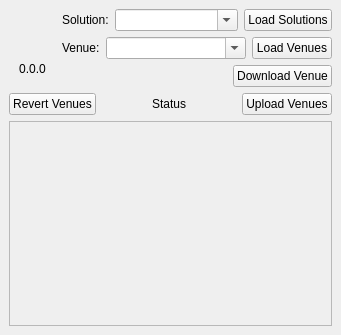
<?xml version="1.0" encoding="UTF-8"?>
<ui version="4.0">
    <class>geo_companion_dock_widget</class>
    <widget class="QDockWidget" name="geo_companion_dock_widget">
        <property name="geometry">
            <rect>
                <x>0</x>
                <y>0</y>
                <width>341</width>
                <height>335</height>
            </rect>
        </property>
        <property name="sizePolicy">
            <sizepolicy hsizetype="Expanding" vsizetype="Expanding">
                <horstretch>1</horstretch>
                <verstretch>1</verstretch>
            </sizepolicy>
        </property>
        <property name="windowTitle">
            <string>MapsIndoors Editor</string>
        </property>
        <widget class="QWidget" name="dockWidgetContents">
            <property name="enabled">
                <bool>true</bool>
            </property>
            <property name="sizePolicy">
                <sizepolicy hsizetype="Expanding" vsizetype="Expanding">
                    <horstretch>1</horstretch>
                    <verstretch>1</verstretch>
                </sizepolicy>
            </property>
            <layout class="QVBoxLayout" name="verticalLayout" stretch="0,0,0">
                <property name="sizeConstraint">
                    <enum>QLayout::SetMinimumSize</enum>
                </property>
                <item>
                    <layout class="QHBoxLayout" name="horizontalLayout_2" stretch="0,0">
                        <property name="bottomMargin">
                            <number>0</number>
                        </property>
                        <item>
                            <layout class="QVBoxLayout" name="verticalLayout_3">
                                <property name="leftMargin">
                                    <number>10</number>
                                </property>
                                <property name="rightMargin">
                                    <number>10</number>
                                </property>
                                <item>
                                    <widget class="QLabel" name="icon_label">
                                        <property name="text">
                                            <string/>
                                        </property>
                                    </widget>
                                </item>
                                <item>
                                    <widget class="QLabel" name="version_label">
                                        <property name="text">
                                            <string>0.0.0</string>
                                        </property>
                                        <property name="alignment">
                                            <set>Qt::AlignCenter</set>
                                        </property>
                                    </widget>
                                </item>
                            </layout>
                        </item>
                        <item>
                            <layout class="QVBoxLayout" name="verticalLayout_2">
                                <item>
                                    <layout class="QHBoxLayout" name="horizontalLayout_4">
                                        <item>
                                            <widget class="QLabel" name="label">
                                                <property name="sizePolicy">
                                                    <sizepolicy hsizetype="Maximum" vsizetype="Preferred">
                                                        <horstretch>0</horstretch>
                                                        <verstretch>0</verstretch>
                                                    </sizepolicy>
                                                </property>
                                                <property name="text">
                                                    <string>Solution:</string>
                                                </property>
                                            </widget>
                                        </item>
                                        <item>
                                            <widget class="QComboBox" name="solution_combo_box">
                                                <property name="sizePolicy">
                                                    <sizepolicy hsizetype="MinimumExpanding" vsizetype="Fixed">
                                                        <horstretch>0</horstretch>
                                                        <verstretch>0</verstretch>
                                                    </sizepolicy>
                                                </property>
                                                <property name="editable">
                                                    <bool>true</bool>
                                                </property>
                                            </widget>
                                        </item>
                                        <item>
                                            <widget class="QPushButton" name="solution_reload_button">
                                                <property name="sizePolicy">
                                                    <sizepolicy hsizetype="Maximum" vsizetype="Fixed">
                                                        <horstretch>0</horstretch>
                                                        <verstretch>0</verstretch>
                                                    </sizepolicy>
                                                </property>
                                                <property name="text">
                                                    <string>Load Solutions</string>
                                                </property>
                                            </widget>
                                        </item>
                                    </layout>
                                </item>
                                <item>
                                    <layout class="QHBoxLayout" name="horizontalLayout_5">
                                        <item>
                                            <widget class="QLabel" name="label_2">
                                                <property name="sizePolicy">
                                                    <sizepolicy hsizetype="Maximum" vsizetype="Preferred">
                                                        <horstretch>0</horstretch>
                                                        <verstretch>0</verstretch>
                                                    </sizepolicy>
                                                </property>
                                                <property name="text">
                                                    <string>Venue:</string>
                                                </property>
                                            </widget>
                                        </item>
                                        <item>
                                            <widget class="QComboBox" name="venue_combo_box">
                                                <property name="sizePolicy">
                                                    <sizepolicy hsizetype="MinimumExpanding" vsizetype="Fixed">
                                                        <horstretch>0</horstretch>
                                                        <verstretch>0</verstretch>
                                                    </sizepolicy>
                                                </property>
                                                <property name="editable">
                                                    <bool>true</bool>
                                                </property>
                                            </widget>
                                        </item>
                                        <item>
                                            <widget class="QPushButton" name="venue_reload_button">
                                                <property name="sizePolicy">
                                                    <sizepolicy hsizetype="Maximum" vsizetype="Fixed">
                                                        <horstretch>0</horstretch>
                                                        <verstretch>0</verstretch>
                                                    </sizepolicy>
                                                </property>
                                                <property name="text">
                                                    <string>Load Venues</string>
                                                </property>
                                            </widget>
                                        </item>
                                    </layout>
                                </item>
                                <item>
                                    <layout class="QHBoxLayout" name="horizontalLayout_3">
                                        <item>
                                            <spacer name="horizontalSpacer_3">
                                                <property name="orientation">
                                                    <enum>Qt::Horizontal</enum>
                                                </property>
                                                <property name="sizeHint" stdset="0">
                                                    <size>
                                                        <width>40</width>
                                                        <height>20</height>
                                                    </size>
                                                </property>
                                            </spacer>
                                        </item>
                                        <item>
                                            <widget class="QPushButton" name="sync_button">
                                                <property name="sizePolicy">
                                                    <sizepolicy hsizetype="Maximum" vsizetype="Fixed">
                                                        <horstretch>0</horstretch>
                                                        <verstretch>0</verstretch>
                                                    </sizepolicy>
                                                </property>
                                                <property name="text">
                                                    <string>Download Venue</string>
                                                </property>
                                            </widget>
                                        </item>
                                    </layout>
                                </item>
                            </layout>
                        </item>
                    </layout>
                </item>
                <item>
                    <layout class="QHBoxLayout" name="horizontalLayout">
                        <item>
                            <widget class="QPushButton" name="revert_button">
                                <property name="sizePolicy">
                                    <sizepolicy hsizetype="Maximum" vsizetype="Fixed">
                                        <horstretch>0</horstretch>
                                        <verstretch>0</verstretch>
                                    </sizepolicy>
                                </property>
                                <property name="text">
                                    <string>Revert Venues</string>
                                </property>
                            </widget>
                        </item>
                        <item>
                            <widget class="QLabel" name="changes_label">
                                <property name="sizePolicy">
                                    <sizepolicy hsizetype="MinimumExpanding" vsizetype="Maximum">
                                        <horstretch>0</horstretch>
                                        <verstretch>0</verstretch>
                                    </sizepolicy>
                                </property>
                                <property name="text">
                                    <string>Status</string>
                                </property>
                                <property name="alignment">
                                    <set>Qt::AlignCenter</set>
                                </property>
                            </widget>
                        </item>
                        <item>
                            <widget class="QPushButton" name="upload_button">
                                <property name="sizePolicy">
                                    <sizepolicy hsizetype="Maximum" vsizetype="Fixed">
                                        <horstretch>0</horstretch>
                                        <verstretch>0</verstretch>
                                    </sizepolicy>
                                </property>
                                <property name="text">
                                    <string>Upload Venues</string>
                                </property>
                            </widget>
                        </item>
                    </layout>
                </item>
                <item>
                    <widget class="QScrollArea" name="scrollArea">
                        <property name="sizePolicy">
                            <sizepolicy hsizetype="Minimum" vsizetype="MinimumExpanding">
                                <horstretch>0</horstretch>
                                <verstretch>0</verstretch>
                            </sizepolicy>
                        </property>
                        <property name="frameShape">
                            <enum>QFrame::StyledPanel</enum>
                        </property>
                        <property name="frameShadow">
                            <enum>QFrame::Sunken</enum>
                        </property>
                        <property name="sizeAdjustPolicy">
                            <enum>QAbstractScrollArea::AdjustIgnored</enum>
                        </property>
                        <property name="widgetResizable">
                            <bool>true</bool>
                        </property>
                        <property name="alignment">
                            <set>Qt::AlignLeading|Qt::AlignLeft|Qt::AlignTop</set>
                        </property>
                        <widget class="QWidget" name="layoutWidget">
                            <property name="geometry">
                                <rect>
                                    <x>0</x>
                                    <y>0</y>
                                    <width>16</width>
                                    <height>16</height>
                                </rect>
                            </property>
                            <property name="sizePolicy">
                                <sizepolicy hsizetype="Maximum" vsizetype="Maximum">
                                    <horstretch>0</horstretch>
                                    <verstretch>0</verstretch>
                                </sizepolicy>
                            </property>
                            <property name="minimumSize">
                                <size>
                                    <width>0</width>
                                    <height>0</height>
                                </size>
                            </property>
                            <layout class="QGridLayout" name="entry_point_grid" rowstretch="0" columnstretch="0">
                                <property name="sizeConstraint">
                                    <enum>QLayout::SetNoConstraint</enum>
                                </property>
                                <property name="leftMargin">
                                    <number>6</number>
                                </property>
                                <property name="topMargin">
                                    <number>6</number>
                                </property>
                                <property name="rightMargin">
                                    <number>6</number>
                                </property>
                                <property name="bottomMargin">
                                    <number>6</number>
                                </property>
                                <property name="spacing">
                                    <number>6</number>
                                </property>
                            </layout>
                        </widget>
                    </widget>
                </item>
            </layout>
        </widget>
    </widget>
    <resources/>
    <connections/>
</ui>
